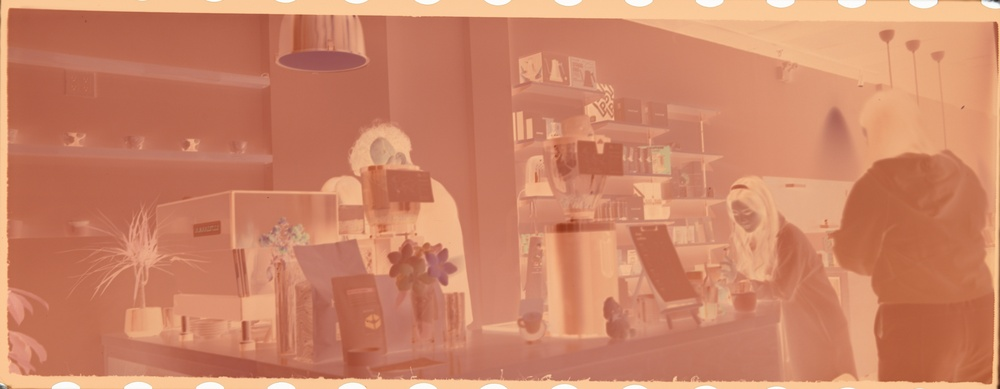
#> input picture test.JPG, 1000 x 389 px, shrunk from 8872 x 3452 before the run
$ jupyter execute --allow-errors film_converter.ipynb
#> lines starting #> are read from the running program, lines starting #| are printed output that depends on the picture; after the words box and inside, x2 and y2 are one past the last pixel; in counts of white or black regions, pixels touching at a corner belong together
# Film Negative Converter

This notebook converts film negatives to positive images with different conversion presets similar to Negative Lab Pro.

[cell 1]
# Import necessary libraries
import numpy as np
import matplotlib.pyplot as plt
import cv2
from scipy import ndimage
from skimage import exposure, color, filters
from ipywidgets import interact, widgets

## Step 1: Load the Test Image

[cell 2]
# Load the test image
test_img_path = 'test.JPG'
negative = cv2.imread(test_img_path)
#> negative is the input picture: shape (389, 1000, 3); mean B, G, R 102.8, 132.7, 204.8
negative = cv2.cvtColor(negative, cv2.COLOR_BGR2RGB)  # Convert from BGR to RGB

# Display the original negative
plt.figure(figsize=(10, 8))
plt.imshow(negative)
plt.title('Original Film Negative')
plt.axis('off')
plt.show()

## Step 2: Film Border Detection and Base Color Extraction

[cell 3]
def detect_film_border(image, threshold_value=20, min_border_width=10):
    """Detect the film border and extract the base color"""
#> called with threshold_value = 20, min_border_width = 10
    # Convert to grayscale
    gray = cv2.cvtColor(image, cv2.COLOR_RGB2GRAY)
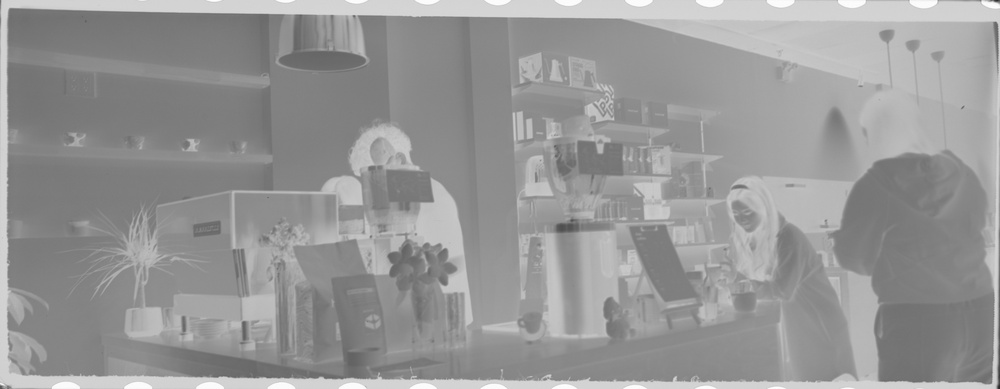
#> gray: shape (389, 1000); min 39, max 255, mean 150.9

    # Apply threshold to separate the film from border
    _, binary = cv2.threshold(gray, threshold_value, 255, cv2.THRESH_BINARY)
#> binary: shape (389, 1000); every value is 255

    # Apply morphological operations to clean up the binary image
    kernel = np.ones((5, 5), np.uint8)
    binary = cv2.morphologyEx(binary, cv2.MORPH_CLOSE, kernel)
    binary = cv2.morphologyEx(binary, cv2.MORPH_OPEN, kernel)

    # Find contours
    contours, _ = cv2.findContours(binary, cv2.RETR_EXTERNAL, cv2.CHAIN_APPROX_SIMPLE)
#> contours = [[[0, 0], [0, 388], [999, 388], [999, 0]]]

    if not contours:
        return None, None, None

    # Get the largest contour (should be the film itself)
    largest_contour = max(contours, key=cv2.contourArea)
#> largest_contour = [[0, 0], [0, 388], [999, 388], [999, 0]]

    # Create a mask for the film
    mask = np.zeros_like(gray)
    cv2.drawContours(mask, [largest_contour], 0, 255, -1)

    # Create a border mask (area outside but close to the film)
    border_mask = np.zeros_like(gray)
    cv2.drawContours(border_mask, [largest_contour], 0, 255, min_border_width)
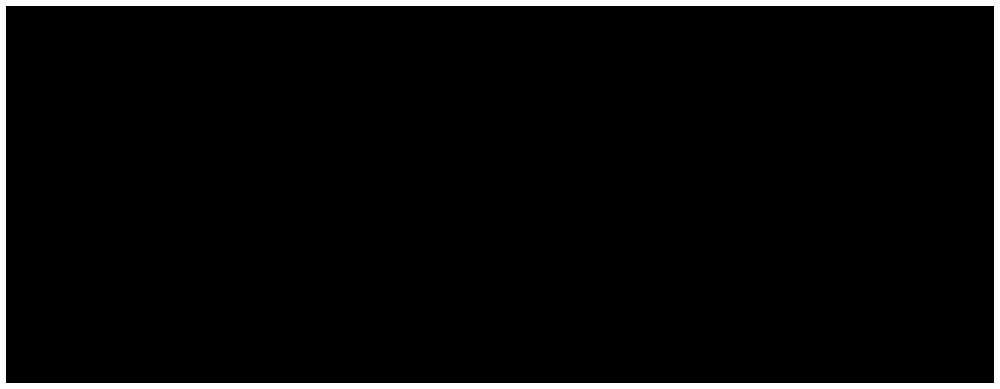
#> border_mask: shape (389, 1000); 4.2% white; 1 white region, box (x1, y1, x2, y2) and area: (0, 0, 1000, 389) 16524
    border_mask = border_mask - mask

    # Get the film base color from the border
    border_pixels = image[border_mask > 0]
    if len(border_pixels) > 0:
        film_base_color = np.median(border_pixels, axis=0)
#> film_base_color = [197, 122, 97]
    else:
        film_base_color = np.array([0, 0, 0])

    # Get the bounding box of the film area
    x, y, w, h = cv2.boundingRect(largest_contour)
#> x = 0; y = 0; w = 1000; h = 389

    return mask, film_base_color, (x, y, w, h)

[cell 4]
# Apply the film border detection
film_mask, film_base_color, film_bbox = detect_film_border(negative)
#> film_base_color = [197, 122, 97]; film_bbox = (0, 0, 1000, 389)

# Display the results
if film_mask is not None:
    fig, axes = plt.subplots(1, 2, figsize=(16, 8))

    # Original image with bounding box
    axes[0].imshow(negative)
    if film_bbox:
        x, y, w, h = film_bbox
#> x = 0; y = 0; w = 1000; h = 389
        rect = plt.Rectangle((x, y), w, h, linewidth=2, edgecolor='r', facecolor='none')
        axes[0].add_patch(rect)
    axes[0].set_title('Detected Film Area')
    axes[0].axis('off')

    # Film mask
    axes[1].imshow(film_mask, cmap='gray')
    axes[1].set_title('Film Mask')
    axes[1].axis('off')

    plt.tight_layout()
    plt.show()
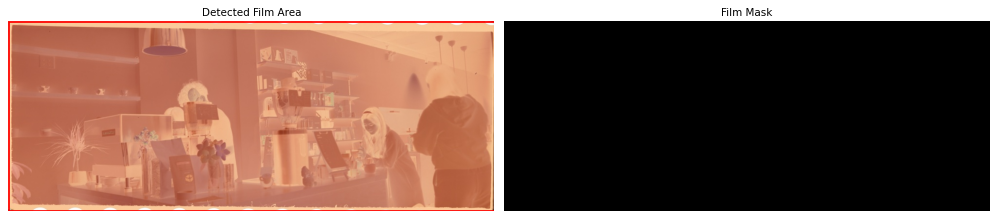
#> figure drawn by matplotlib, 2 panels

    # Display the detected film base color
    print(f"Detected film base color (RGB): {film_base_color}")
#| Detected film base color (RGB): [197. 122.  97.]

    # Visualize the detected film base color
    color_patch = np.ones((100, 100, 3), dtype=np.uint8)
    color_patch[:, :] = film_base_color
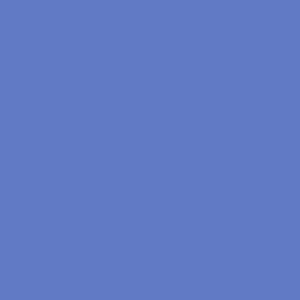
#> color_patch: shape (100, 100, 3) (shown 3 times larger); mean of channels 0, 1, 2 197, 122, 97; drawn as B, G, R
#> the sliders are set to preset = standard, contrast = 1.0, saturation = 1.0, brightness = 1.0, highlight_recovery = 0.0
    plt.figure(figsize=(2, 2))
    plt.imshow(color_patch)
    plt.title('Film Base Color')
    plt.axis('off')
    plt.show()
else:
    print("Could not detect film border.")

## Step 3: Negative to Positive Conversion Algorithm

[cell 5]
def convert_negative_to_positive(negative_img, film_base_color, preset='standard'):
    """Convert negative to positive using the film base color as reference"""
    # Make a copy of the image to avoid modifying the original
    img = negative_img.copy().astype(np.float32) / 255.0

    # Normalize film base color to 0-1 range
    base_color = film_base_color.astype(np.float32) / 255.0

    # Invert the image
    img = 1.0 - img

    # Apply different presets
    if preset == 'standard':
        # Standard conversion with auto white balance
        for c in range(3):
            if base_color[c] > 0:
                img[:,:,c] = img[:,:,c] / base_color[c]

        # Auto contrast stretch - process each channel separately
        for c in range(3):
            p2, p98 = np.percentile(img[:,:,c], (2, 98))
            img[:,:,c] = exposure.rescale_intensity(img[:,:,c], in_range=(p2, p98), out_range=(0, 1))

    elif preset == 'frontier':
        # Frontier conversion - warmer tones, higher contrast
        for c in range(3):
            if base_color[c] > 0:
                img[:,:,c] = img[:,:,c] / base_color[c]

        # Warm color balance adjustment
        img[:,:,0] *= 1.1  # Increase red
        img[:,:,2] *= 0.9  # Decrease blue

        # Higher contrast
        img = exposure.adjust_gamma(img, 1.2)

        # Process each channel separately for adaptive equalization
        for c in range(3):
            img[:,:,c] = exposure.equalize_adapthist(img[:,:,c], clip_limit=0.03)

    elif preset == 'noritsu':
        # Noritsu conversion - neutral tones, more saturated
        for c in range(3):
            if base_color[c] > 0:
                img[:,:,c] = img[:,:,c] / base_color[c]

        # Neutral color balance - process each channel separately
        for c in range(3):
            img[:,:,c] = exposure.equalize_hist(img[:,:,c])

        # Increase saturation
        hsv = color.rgb2hsv(img)
        hsv[:,:,1] *= 1.2  # Increase saturation
        img = color.hsv2rgb(hsv)

    elif preset == 'hasselblad':
        # Hasselblad X5 - high dynamic range, clean colors
        for c in range(3):
            if base_color[c] > 0:
                img[:,:,c] = img[:,:,c] / base_color[c]

        # Enhanced dynamic range - process each channel separately
        for c in range(3):
            img[:,:,c] = exposure.rescale_intensity(img[:,:,c], in_range=(0.05, 0.95), out_range=(0, 1))

        # Slight blue shift for Hasselblad look
        img[:,:,2] *= 1.1

        # Fine contrast adjustment
        img = exposure.adjust_sigmoid(img, cutoff=0.5, gain=10)

    # Clip values to ensure they're in the valid range
    img = np.clip(img, 0, 1)

    # Convert back to 0-255 range
    img = (img * 255).astype(np.uint8)

    return img

## Step 4: Apply Different Presets

#> (a cell that did not finish here is left out)

## Step 5: Interactive Preset Selector with Fine-tuning Controls

[cell 7]
# Define a function for the interactive interface
def interactive_converter(preset, contrast=1.0, saturation=1.0, brightness=1.0, highlight_recovery=0.0):
#> called with preset = 'standard', contrast = 1, saturation = 1, brightness = 1, highlight_recovery = 0
    if film_mask is not None and film_bbox is not None:
        # Extract the film area
        x, y, w, h = film_bbox
#> x = 0; y = 0; w = 1000; h = 389
        film_area = negative[y:y+h, x:x+w]

        # Apply the preset conversion
        converted = convert_negative_to_positive(film_area, film_base_color, preset=preset)
#> call 3 of convert_negative_to_positive, with film_base_color = array of shape (3,), preset = 'standard'
#> after the loop in convert_negative_to_positive (call 3), `for c in range(3):`:
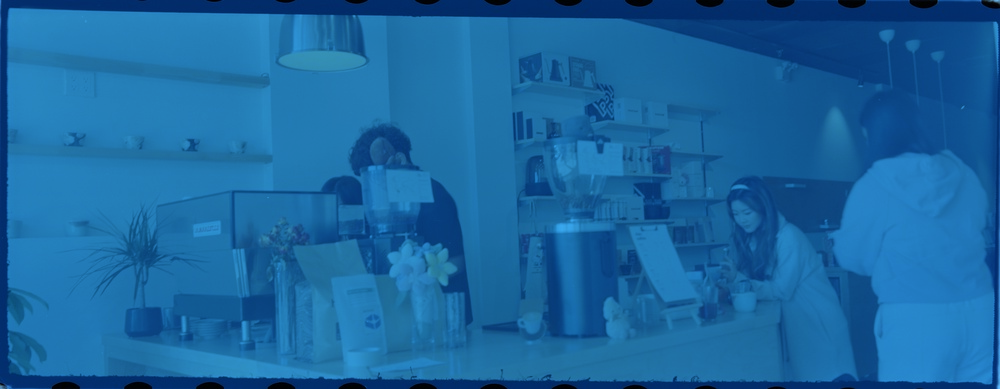
#> img: shape (389, 1000, 3) float32; mean R, G, B 0.255, 1, 1.57; drawn with min black and max white
#> the loop in convert_negative_to_positive (call 3), `for c in range(3):` made 3 passes
#> (p2, p98) on passes 1 to 3: (0.0203, 0.411), (0.434, 1.33), (1.03, 1.95)

        # Apply additional adjustments
        converted = converted.astype(np.float32) / 255.0

        # Adjust contrast
        converted = exposure.adjust_gamma(converted, 1.0/contrast)

        # Adjust saturation
        hsv = color.rgb2hsv(converted)
#> hsv: shape (389, 1000, 3) float32; mean of channels 0, 1, 2 0.345, 0.187, 0.647
        hsv[:,:,1] *= saturation
        converted = color.hsv2rgb(hsv)

        # Adjust brightness
        converted = exposure.adjust_gamma(converted, 1.0/brightness)

        # Highlight recovery (reduce highlight intensity)
        if highlight_recovery > 0:
            highlights = converted > 0.9
            converted[highlights] = converted[highlights] - (converted[highlights] - 0.9) * highlight_recovery

        # Clip and convert back
        converted = np.clip(converted, 0, 1)
        converted = (converted * 255).astype(np.uint8)

        # Display the result
        plt.figure(figsize=(10, 8))
        plt.imshow(converted)
        plt.title(f'{preset.capitalize()} Preset')
        plt.axis('off')
        plt.show()

        return converted
    else:
        print("Cannot convert image: Film area not detected.")
        return None
